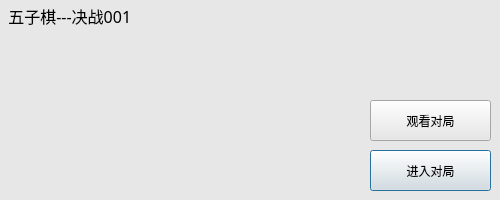
<?xml version="1.0" encoding="UTF-8"?>
<ui version="4.0">
 <class>RoomItem</class>
 <widget class="QDialog" name="RoomItem">
  <property name="geometry">
   <rect>
    <x>0</x>
    <y>0</y>
    <width>500</width>
    <height>200</height>
   </rect>
  </property>
  <property name="minimumSize">
   <size>
    <width>500</width>
    <height>200</height>
   </size>
  </property>
  <property name="maximumSize">
   <size>
    <width>500</width>
    <height>200</height>
   </size>
  </property>
  <property name="windowTitle">
   <string>Dialog</string>
  </property>
  <property name="styleSheet">
   <string notr="true">background-color: rgb(231, 231, 231);</string>
  </property>
  <widget class="QPushButton" name="pb_play">
   <property name="geometry">
    <rect>
     <x>370</x>
     <y>150</y>
     <width>121</width>
     <height>41</height>
    </rect>
   </property>
   <property name="text">
    <string>进入对局</string>
   </property>
  </widget>
  <widget class="QLabel" name="lb_title">
   <property name="geometry">
    <rect>
     <x>0</x>
     <y>0</y>
     <width>511</width>
     <height>31</height>
    </rect>
   </property>
   <property name="font">
    <font>
     <family>微软雅黑</family>
     <pointsize>12</pointsize>
    </font>
   </property>
   <property name="text">
    <string>  五子棋---决战001</string>
   </property>
  </widget>
  <widget class="QLabel" name="lb_player1">
   <property name="geometry">
    <rect>
     <x>20</x>
     <y>40</y>
     <width>111</width>
     <height>151</height>
    </rect>
   </property>
   <property name="minimumSize">
    <size>
     <width>111</width>
     <height>151</height>
    </size>
   </property>
   <property name="text">
    <string/>
   </property>
   <property name="pixmap">
    <pixmap resource="Resource.qrc">:/icon/slotwait.png</pixmap>
   </property>
   <property name="scaledContents">
    <bool>true</bool>
   </property>
  </widget>
  <widget class="QLabel" name="lb_player2">
   <property name="geometry">
    <rect>
     <x>160</x>
     <y>40</y>
     <width>111</width>
     <height>151</height>
    </rect>
   </property>
   <property name="text">
    <string/>
   </property>
   <property name="pixmap">
    <pixmap resource="Resource.qrc">:/icon/slotwait.png</pixmap>
   </property>
   <property name="scaledContents">
    <bool>true</bool>
   </property>
  </widget>
  <widget class="QLabel" name="lb_viewer1">
   <property name="geometry">
    <rect>
     <x>290</x>
     <y>40</y>
     <width>51</width>
     <height>51</height>
    </rect>
   </property>
   <property name="text">
    <string/>
   </property>
   <property name="pixmap">
    <pixmap resource="Resource.qrc">:/icon/slotwait.png</pixmap>
   </property>
   <property name="scaledContents">
    <bool>true</bool>
   </property>
  </widget>
  <widget class="QLabel" name="lb_viewer2">
   <property name="geometry">
    <rect>
     <x>290</x>
     <y>90</y>
     <width>51</width>
     <height>51</height>
    </rect>
   </property>
   <property name="text">
    <string/>
   </property>
   <property name="pixmap">
    <pixmap resource="Resource.qrc">:/icon/slotwait.png</pixmap>
   </property>
   <property name="scaledContents">
    <bool>true</bool>
   </property>
  </widget>
  <widget class="QLabel" name="lb_viewer3">
   <property name="geometry">
    <rect>
     <x>290</x>
     <y>140</y>
     <width>51</width>
     <height>51</height>
    </rect>
   </property>
   <property name="text">
    <string/>
   </property>
   <property name="pixmap">
    <pixmap resource="Resource.qrc">:/icon/slotwait.png</pixmap>
   </property>
   <property name="scaledContents">
    <bool>true</bool>
   </property>
  </widget>
  <widget class="QPushButton" name="pb_view">
   <property name="geometry">
    <rect>
     <x>370</x>
     <y>100</y>
     <width>121</width>
     <height>41</height>
    </rect>
   </property>
   <property name="text">
    <string>观看对局</string>
   </property>
  </widget>
 </widget>
 <resources>
  <include location="Resource.qrc"/>
 </resources>
 <connections/>
</ui>
